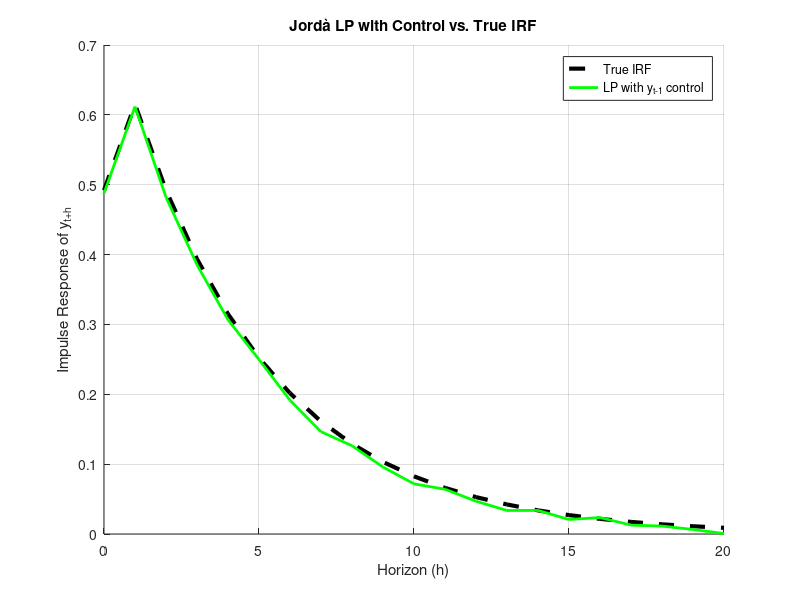

MATLAB code for this plot:
clear all 

% Parameters from previous solutions
a = 0; %0.701502; % 1.43991; 
b = 0.615; %0.262662; % -1.70648; 
c = 0.492; %0.885;
d = 0.115;  % Not used here since eta_t = 0
rho = 0.8;
T = 600; % I will burn the first 100
N_sim = 500;

rng(456,'twister');
% rng(123456,'twister');

% Standard deviations (set so that Var(ΔM) = Var(η))
sigma_eta = 0.007;
sigma_eps = 0.00066;

H = 20;  % horizon

% Storage for LP with control (y_{t-1})
IRF_LP_control = zeros(H+1, N_sim);

for s = 1:N_sim
    % Simulate from true model
    eta = sigma_eta * randn(T + H + 1, 1);
    % eta = zeros(T+H+1,1);
    eps = sigma_eps * randn(T + H + 1, 1);
    deltaM = zeros(T + H + 1, 1);
    y = zeros(T + H + 1, 1);

    for t = 2:T + H + 1
        deltaM(t) = rho * deltaM(t-1) + eps(t);
        y(t) = a * y(t-1) + b * deltaM(t-1) + c * eps(t) + d * eta(t);
    end

    % LP estimation at each horizon h
    for h = 0:(H+1)
        Y_h = y((1+h):(T+h));                % y_{t+h}
        eps_t = eps(2:T+1);                    % ε_t
        y_lag = y(1:T);                      % y_{t-1}
        X = [ones(T,1), eps_t, y_lag];       % Add constant + controls
        b_lp = pinv(X)*Y_h;
        IRF_LP_control(h+1, s) = b_lp(2);    % β_h on ε_t
    end
end

% Median IRF
median_LP_control = median(IRF_LP_control, 2);

% --- Compute true impulse response ---
horizon = 21; 
true_irf = zeros(horizon,1);
deltaM = zeros(horizon,1);
eps_irf = zeros(horizon,1); eps_irf(1) = 1; % for Jorda, we use a 1 unit dev

for t = 1:horizon
    if t == 1
        deltaM(t) = eps_irf(t);
        true_irf(t) = c * eps_irf(t);
    else
        deltaM(t) = rho * deltaM(t-1) + eps_irf(t);
        true_irf(t) = a * true_irf(t-1) + b * deltaM(t-1) + c * eps_irf(t);
    end
end


% Plot comparison with true IRF
figure; hold on;
plot(0:H, true_irf(1:H+1), 'k--', 'LineWidth', 3);
plot(0:H, median_LP_control(2:end), 'g-', 'LineWidth', 2);
legend('True IRF', 'LP with y_{t-1} control', 'Location', 'NorthEast');
xlabel('Horizon (h)');
ylabel('Impulse Response of y_{t+h}');
title('Jordà LP with Control vs. True IRF');
grid on;

% Save figure
saveas(gcf, 'out/5_IRF_Jorda_control_y.png');
